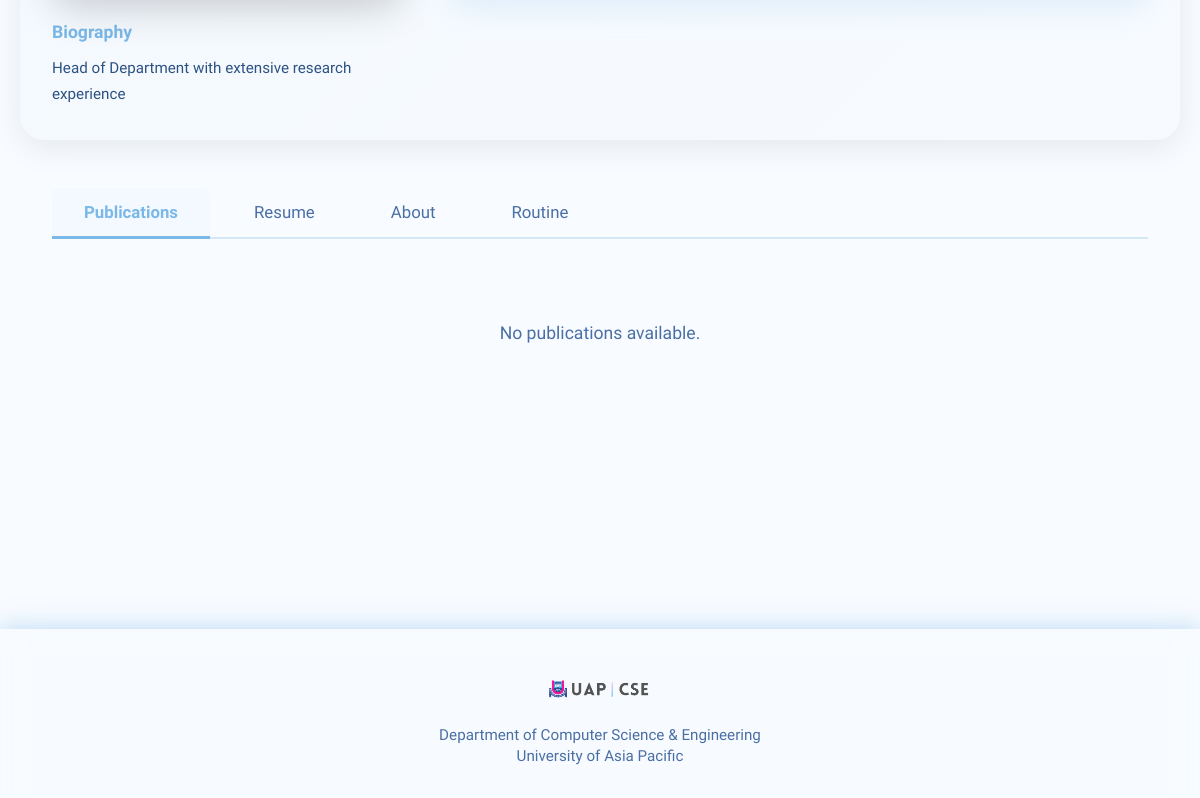
Before: /people/faculty/31/ (middle part) with the older database file.
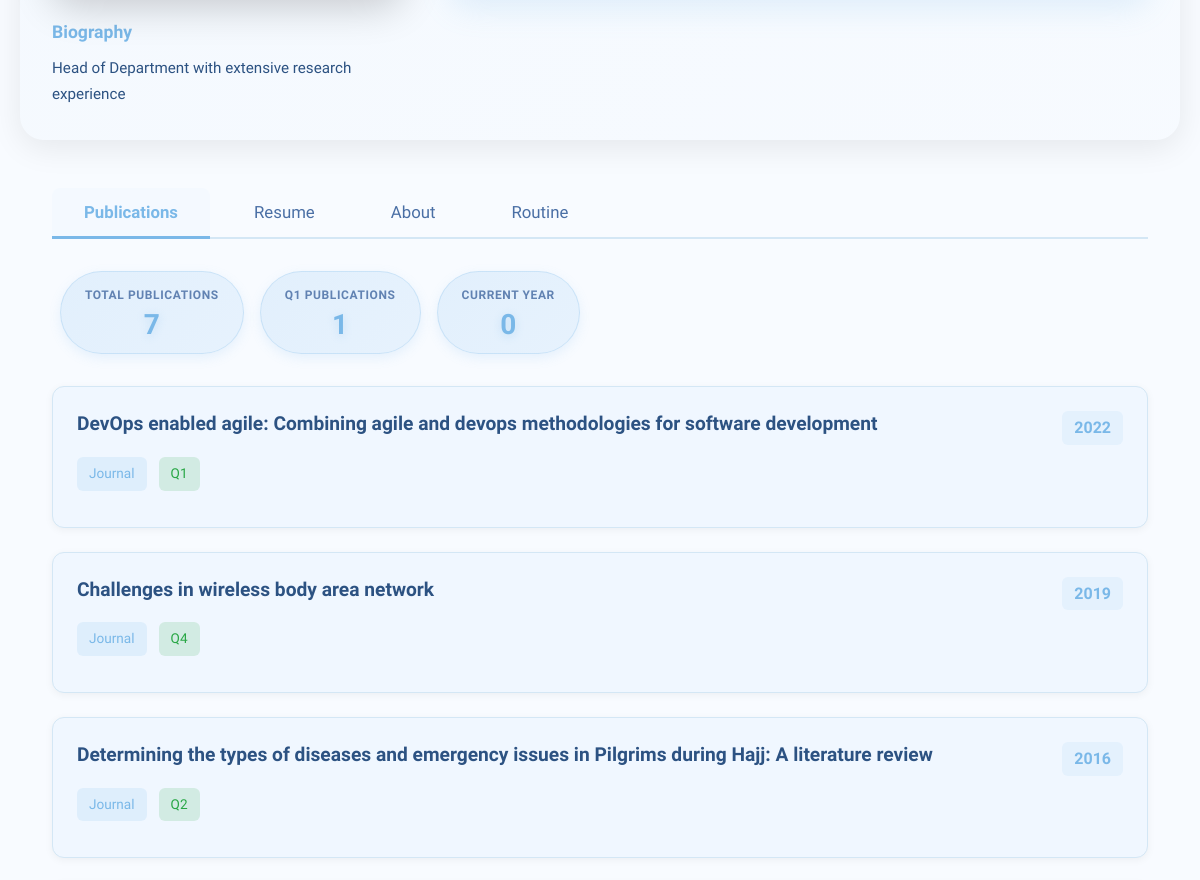
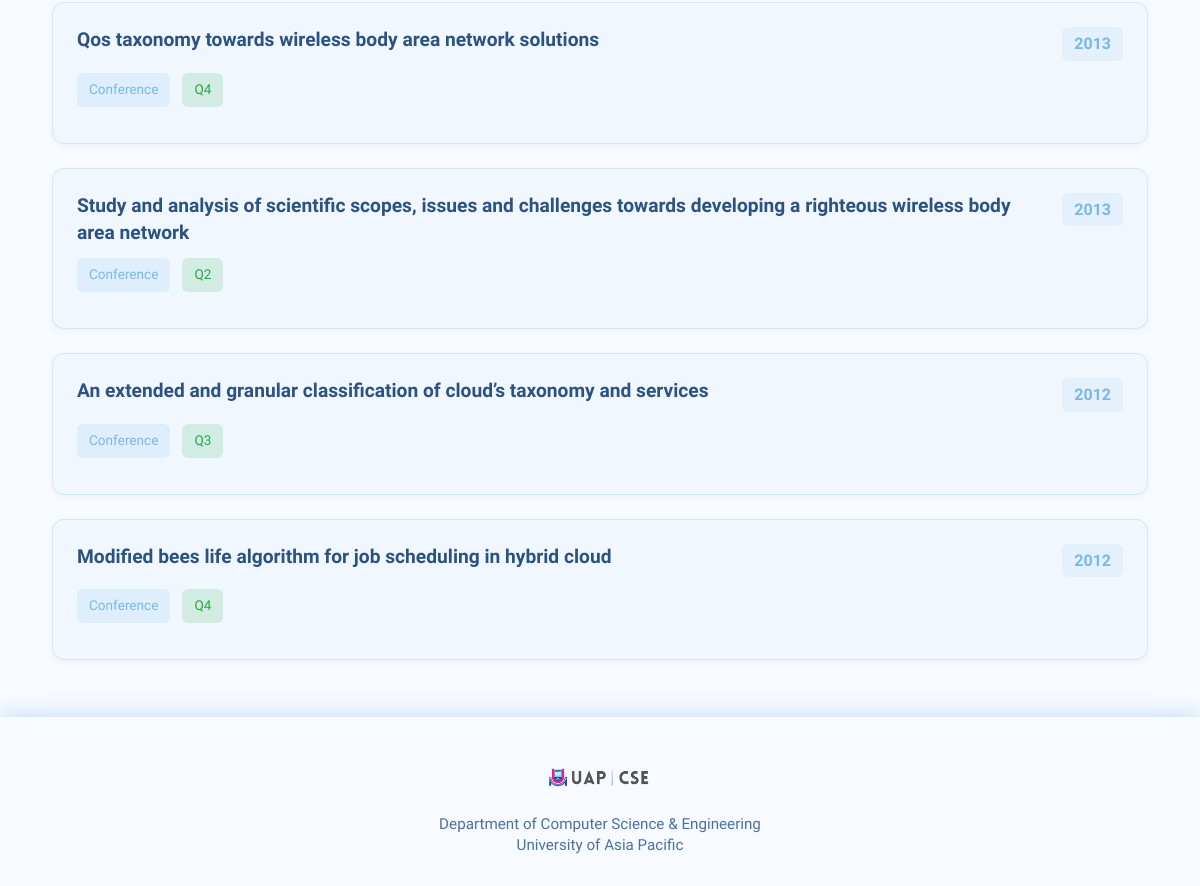
After: the same page with the newer database file (2 pictures, top to bottom).
### people/models.py (models this page shows, shortened)
class Faculty(models.Model):
    DESIGNATION_CHOICES = [
        ('Professor', 'Professor'),
        ('Associate Professor', 'Associate Professor'),
        ('Assistant Professor', 'Assistant Professor'),
        ('Lecturer', 'Lecturer'),
        ('Teaching Assistant', 'Teaching Assistant'),
    ]
    base_user = models.OneToOneField(
        BaseUser,
        on_delete=models.CASCADE,
        primary_key=True,
        related_name='faculty_profile',
        help_text="Base user account"
    )
    name = models.CharField(
        max_length=50,
        default="Name",
        help_text="Full name of the faculty member"
    )
    shortname = models.CharField(
        max_length=5,
        default='N/A',
        help_text="Short name or initials"
    )
    designation = models.CharField(
        max_length=20,
        choices=DESIGNATION_CHOICES,
        null=True,
        blank=True,
        help_text="Academic designation"
    )
    phone = models.CharField(
        max_length=11,
        blank=True,
        null=True,
        help_text="Contact phone number"
    )
    bio = models.CharField(
        max_length=92,
        blank=True,
        null=True,
        help_text="Short biography (max 92 characters)"
    )
    about = RichTextField(
        blank=True,
        null=True,
        help_text="Detailed about section with rich text"
    )
    profile_pic = ImageCropField(
        upload_to='faculty_photos/',
        null=True,
        blank=True,
        help_text="Faculty profile picture (Max 600KB, will be compressed and resized to 600x600px if larger)"
    )
    cropping = ImageRatioField(
        'profile_pic',
        '600x600',
        size_warning=True,
        help_text="Crop image to 1:1 aspect ratio (600x600)"
    )
    joining_date = models.DateField(
        null=True,
        blank=True,
        help_text="Date when faculty joined"
    )
    last_office_date = models.DateField(
        null=True,
        blank=True,
        help_text="Last date of service at UAP. If set, faculty will be shown in Legacy Faculty section"
    )
    google_scholar_url = models.URLField(
        max_length=255,
        blank=True,
        null=True,
        help_text="Google Scholar profile URL"
    )
    researchgate_url = models.URLField(
        max_length=255,
        blank=True,
        null=True,
        help_text="ResearchGate profile URL"
    )
    orcid_url = models.URLField(
        max_length=255,
        blank=True,
        null=True,
        help_text="ORCID profile URL"
    )
    scopus_url = models.URLField(
        max_length=255,
        blank=True,
        null=True,
        help_text="Scopus profile URL"
    )
    linkedin_url = models.URLField(
        max_length=255,
        blank=True,
        null=True,
        help_text="LinkedIn profile URL"
    )
    researches = RichTextField(
        blank=True,
        null=True,
        help_text="Research information with rich text"
    )
    citation = models.PositiveIntegerField(
        default=0,
        blank=True,
        null=True,
        help_text="Total citations count"
    )
    sl = models.PositiveIntegerField(
        validators=[MinValueValidator(1)],
        blank=True,
        null=True,
        help_text="Serial number for ordering"
    )
    routine = RichTextField(
        blank=True,
        null=True,
        help_text="Faculty routine with rich text"
    )
    is_head = models.BooleanField(
        default=False,
        null=True,
        blank=True,
        help_text="Whether this faculty member is the head of department"
    )
    is_dept_proctor = models.BooleanField(
        default=False,
        null=True,
        blank=True,
        help_text="Whether this faculty member is the department proctor"
    )
    is_bsc_admission_coordinator = models.BooleanField(
        default=False,
        null=True,
        blank=True,
        help_text="Whether this faculty member is the BSc admission coordinator"
    )
    is_mcse_admission_coordinator = models.BooleanField(
        default=False,
        null=True,
        blank=True,
        help_text="Whether this faculty member is the MCSE admission coordinator"
    )
    is_on_study_leave = models.BooleanField(
        default=False,
        null=True,
        blank=True,
        help_text="Whether this faculty member is currently on study leave"
    )
    cv = models.FileField(
        upload_to='faculty_cvs/',
        null=True,
        blank=True,
        help_text="Faculty CV/resume document (PDF only, Max 5MB)"
    )
    class Meta:
        verbose_name = 'Faculty'
        verbose_name_plural = 'Faculties'
        ordering = ['sl']

class Publication(models.Model):
    TYPE_CHOICES = [
        ('journal', 'Journal'),
        ('conf', 'Conference'),
        ('bookchapter', 'Book Chapter'),
        ('other', 'Other'),
    ]
    RANKING_CHOICES = [
        ('q1', 'Q1'),
        ('q2', 'Q2'),
        ('q3', 'Q3'),
        ('q4', 'Q4'),
        ('a1', 'A1'),
        ('a2', 'A2'),
        ('a3', 'A3'),
        ('a4', 'A4'),
        ('not_indexed', 'Not Indexed'),
    ]
    title = models.CharField(
        max_length=500,
        help_text="Publication title"
    )
    pub_year = models.IntegerField(
        validators=[MinValueValidator(1900), MaxValueValidator(2100)],
        help_text="Publication year"
    )
    type = models.CharField(
        max_length=20,
        choices=TYPE_CHOICES,
        blank=True,
        null=True,
        help_text="Type of publication"
    )
    ranking = models.CharField(
        max_length=20,
        choices=RANKING_CHOICES,
        help_text="Journal/Conference ranking"
    )
    faculty = models.ForeignKey(
        Faculty,
        on_delete=models.CASCADE,
        related_name='publications',
        help_text="Faculty member who authored this publication"
    )
    link = models.URLField(
        blank=True,
        null=True,
        help_text="Link to the publication"
    )
    doi = models.CharField(
        max_length=255,
        blank=True,
        null=True,
        help_text="Digital Object Identifier (DOI)"
    )
    published_at = models.CharField(
        max_length=255,
        blank=True,
        null=True,
        help_text="Journal/Conference/Venue name"
    )
    contribution = models.TextField(
        blank=True,
        null=True,
        help_text="Author's contribution to the publication"
    )
    created_at = models.DateTimeField(
        auto_now_add=True,
        help_text="When this publication was added to the system"
    )
    updated_at = models.DateTimeField(
        auto_now=True,
        help_text="When this publication was last updated"
    )
    class Meta:
        verbose_name = 'Publication'
        verbose_name_plural = 'Publications'
        ordering = ['-pub_year', 'title']
        indexes = [
            models.Index(fields=['faculty']),
            models.Index(fields=['pub_year']),
            models.Index(fields=['ranking']),
            models.Index(fields=['faculty', 'pub_year']),
        ]

### people/views.py (the view, shortened to what this page needs)
# urls.py: path('faculty/<int:pk>/', views.faculty_detail, name='faculty_detail'),
def faculty_detail(request, pk):
    from datetime import date, datetime
    from django.utils import timezone
    faculty = get_object_or_404(Faculty, pk=pk)
    service_data = None
    is_former = faculty.last_office_date is not None
    if faculty.joining_date:
        if is_former:
            end_date = faculty.last_office_date
            end_datetime = timezone.make_aware(datetime.combine(end_date, datetime.max.time()))
        else:
            end_date = timezone.now().date()
            end_datetime = timezone.now()
        joining_datetime = timezone.make_aware(datetime.combine(faculty.joining_date, datetime.min.time()))
        delta = end_datetime - joining_datetime
        total_days = delta.days
        total_seconds = delta.total_seconds()
        hours = int((total_seconds % 86400) // 3600)
        minutes = int((total_seconds % 3600) // 60)
        end_date_obj = end_date
        joining = faculty.joining_date
        years = end_date_obj.year - joining.year
        months = end_date_obj.month - joining.month
        days_in_month = end_date_obj.day - joining.day
        if months < 0:
            years -= 1
            months += 12
        service_data = {
            'total_days': total_days,
            'hours': hours,
            'minutes': minutes,
            'years': years,
            'months': months,
            'is_former': is_former,
            'last_office_date': faculty.last_office_date,
        }
    publications = faculty.publications.all().order_by('-pub_year', 'title')
    from datetime import datetime
    current_year = datetime.now().year
    pub_stats = {
        'total': publications.count(),
        'q1': publications.filter(ranking='q1').count(),
        'current_year': publications.filter(pub_year=current_year).count(),
    }
    from people.permissions import Permissions
    can_manage_publications = False
    if hasattr(request.user, 'faculty_profile') and request.user.faculty_profile.pk == faculty.pk:
        can_manage_publications = True
    elif request.user.is_authenticated and request.user.has_permission(Permissions.MANAGE_ALL_PUBLICATIONS):
        can_manage_publications = True
    context = {
        'faculty': faculty,
        'service_data': service_data,
        'publications': publications,
        'pub_stats': pub_stats,
        'can_manage_publications': can_manage_publications,
    }
    return render(request, 'people/faculty_detail.html', context)

### templates/people/faculty_detail.html (shortened to what this page needs)
{% extends 'base.html' %}
{% load static %}
{% block content %}
<div class="container">
    <section class="faculty-detail">
        <div class="faculty-profile-section">
            <div class="faculty-image-bio-column">
                {% if faculty.bio %}
                <div class="bio-section-below-image">
                    <br>
                    <h3 class="section-title">Biography</h3>
                    <p class="faculty-bio-text">{{ faculty.bio|truncatechars:400 }}</p>
                </div>
                {% endif %}
            </div>
        </div>
        <div class="faculty-tabs">
            <div class="tab-buttons">
                <button class="tab-button active" data-tab="publications">Publications</button>
                <button class="tab-button" data-tab="resume">Resume</button>
                <button class="tab-button" data-tab="about">About</button>
                <button class="tab-button" data-tab="routine">Routine</button>
            </div>
            <div class="tab-content">
                <div class="tab-pane active" id="publications-tab">
                    {% if publications %}
                        <div class="publication-stats-pills">
                            <div class="pub-stat-pill">
                                <span class="pub-stat-label">Total Publications</span>
                                <span class="pub-stat-value">{{ pub_stats.total }}</span>
                            </div>
                            <div class="pub-stat-pill">
                                <span class="pub-stat-label">Q1 Publications</span>
                                <span class="pub-stat-value">{{ pub_stats.q1 }}</span>
                            </div>
                            <div class="pub-stat-pill">
                                <span class="pub-stat-label">Current Year</span>
                                <span class="pub-stat-value">{{ pub_stats.current_year }}</span>
                            </div>
                        </div>
                        <div class="publications-list">
                            {% for pub in publications %}
                            <div class="publication-item">
                                <div class="publication-header">
                                    <h3 class="publication-title">{{ pub.title }}</h3>
                                    <span class="publication-year">{{ pub.pub_year }}</span>
                                </div>
                                <div class="publication-meta">
                                    <span class="publication-type">{{ pub.get_type_display }}</span>
                                    <span class="publication-ranking">{{ pub.get_ranking_display }}</span>
                                </div>
                            </div>
                            {% endfor %}
                        </div>
                    {% else %}
                        <p class="no-content">No publications available.</p>
                    {% endif %}
                </div>
            </div>
        </div>
    </section>
</div>
{% endblock %}

### templates/base.html (shortened to what this page needs)
{% load static %}
{% load user_filters %}
<!DOCTYPE html>
<html lang="en" style="scroll-behavior: smooth;">
<head>
<link rel="stylesheet" href="https://cdnjs.cloudflare.com/ajax/libs/font-awesome/6.5.1/css/all.min.css">
    <link rel="stylesheet" href="{% static 'css/main.css' %}">
</head>
<body>
    <main class="main-content">
        {% block content %}{% endblock %}
    </main>
    <br>
<footer class="site-footer" id="footer">
    <div class="footer-logo-container">
        <img src="{% static 'images/logo.png' %}" alt="CSE UAP" class="footer-logo">
    </div>
    <p class="footer-tagline">
        Department of Computer Science & Engineering<br>
        University of Asia Pacific
    </p>
</footer>
</body>
</html>

Changed rows visible on the page:
added Publication: title "DevOps enabled agile: Combining agile and devops methodologies for software development", pub_year "2022", type "Journal", ranking "Q1"
added Publication: title "Challenges in wireless body area network", pub_year "2019", type "Journal", ranking "Q4"
added Publication: title "Determining the types of diseases and emergency issues in Pilgrims during Hajj: A literature review", pub_year "2016", type "Journal", ranking "Q2"
added Publication: title "Qos taxonomy towards wireless body area network solutions", pub_year "2013", type "Conference", ranking "Q4"
added Publication: title "Study and analysis of scientific scopes, issues and challenges towards developing a righteous wireless body area network", pub_year "2013", type "Conference", ranking "Q2"
added Publication: title "An extended and granular classification of cloud’s taxonomy and services", pub_year "2012", type "Conference", ranking "Q3"
added Publication: title "Modified bees life algorithm for job scheduling in hybrid cloud", pub_year "2012", type "Conference", ranking "Q4"
Other visible differences:
{{ pub_stats.total }}: (not shown) → "7"
{{ pub_stats.q1 }}: (not shown) → "1"
{{ pub_stats.current_year }}: (not shown) → "0"
text no longer shown: "No publications available."
text now shown: "TOTAL PUBLICATIONS Q1 PUBLICATIONS CURRENT YEAR"
